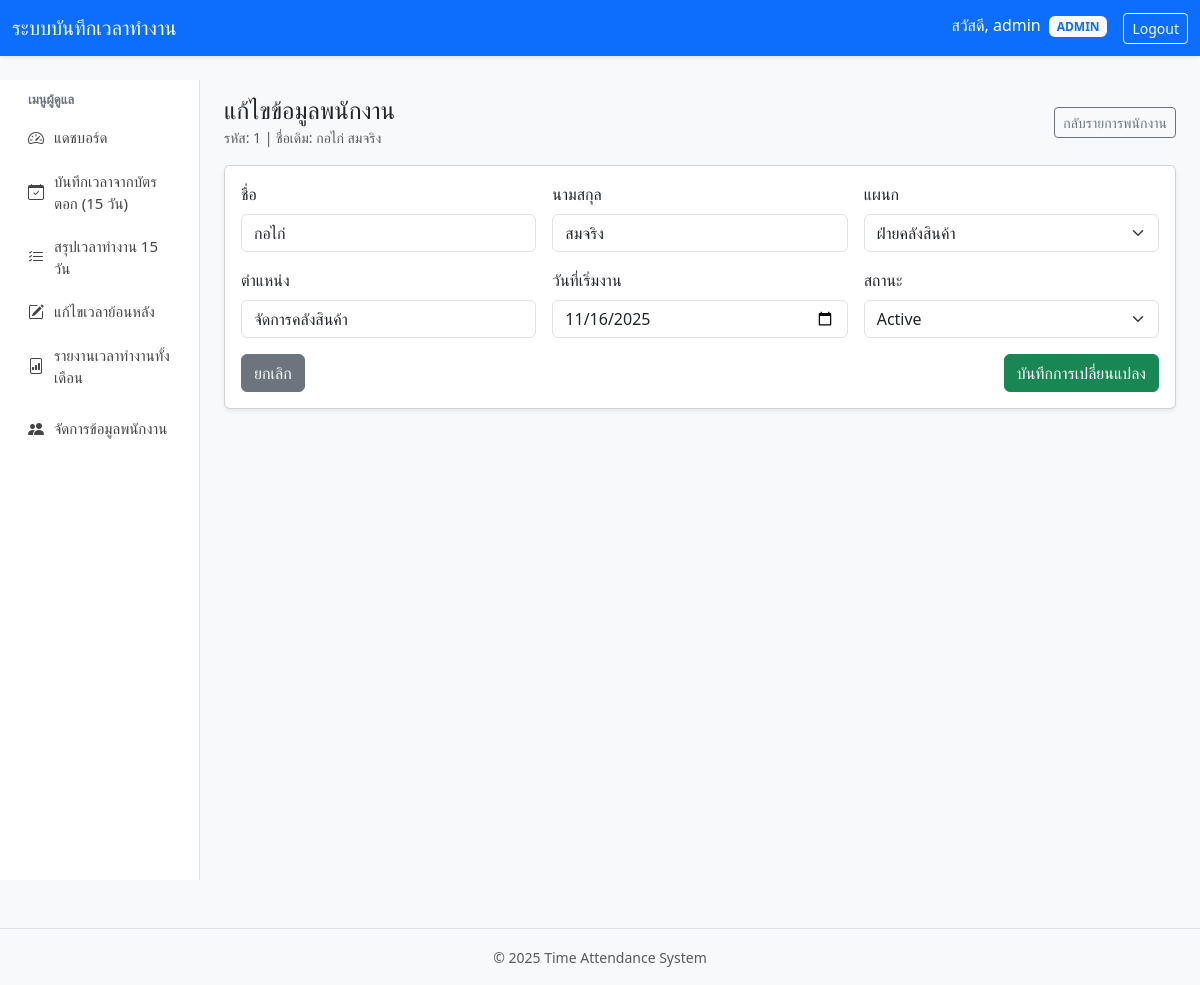
The app's page /employee/employee_edit.php?id=1 (signed in) with its own data.
### tables this page shows
CREATE TABLE `employee` (
  `id_employee` int(11) NOT NULL,
  `firstname` varchar(100) NOT NULL,
  `lastname` varchar(100) NOT NULL,
  `department_id` int(11) NOT NULL,
  `position` varchar(100) DEFAULT NULL,
  `start_date` date DEFAULT NULL,
  `status` varchar(20) DEFAULT 'active',
  `gender` enum('male','female','other') DEFAULT NULL,
  `prefix` varchar(50) DEFAULT NULL
);

CREATE TABLE `department` (
  `id_department` int(11) NOT NULL,
  `name_department` varchar(100) NOT NULL,
  `description_department` text DEFAULT NULL
);

### employee/employee_edit.php (the view, shortened to what this page needs)
<?php
require_once '../config/database.php';
$id = (int)($_GET['id'] ?? 0);
$stmtEmp = $pdo->prepare("SELECT * FROM employee WHERE id_employee = :id");
$stmtEmp->execute(['id' => $id]);
$emp = $stmtEmp->fetch(PDO::FETCH_ASSOC);
$deps = $pdo->query("SELECT * FROM department ORDER BY name_department")
            ->fetchAll(PDO::FETCH_ASSOC);
include '../partials/header.php';
?>
<div class="container-fluid">
    <div class="row">
        <?php include '../partials/sidebar.php'; ?>
        <main class="col-md-9 ms-sm-auto col-lg-10 px-4 py-3">
            <div class="d-flex justify-content-between align-items-center mb-3">
                <div>
                    <h1 class="h4 mb-0">แก้ไขข้อมูลพนักงาน</h1>
                    <small class="text-muted">
                        รหัส: <?php echo htmlspecialchars($emp['id_employee']); ?> |
                        ชื่อเดิม: <?php echo htmlspecialchars($emp['firstname'].' '.$emp['lastname']); ?>
                    </small>
                </div>
                <a href="employee_list.php" class="btn btn-outline-secondary btn-sm">
                    กลับรายการพนักงาน
                </a>
            </div>
            <div class="card shadow-sm">
                <div class="card-body">
                    <form method="post" class="row g-3">
                        <div class="col-md-4">
                            <label class="form-label">ชื่อ</label>
                            <input type="text"
                                   name="firstname"
                                   class="form-control"
                                   value="<?php echo htmlspecialchars($emp['firstname']); ?>"
                                   required>
                        </div>
                        <div class="col-md-4">
                            <label class="form-label">นามสกุล</label>
                            <input type="text"
                                   name="lastname"
                                   class="form-control"
                                   value="<?php echo htmlspecialchars($emp['lastname']); ?>"
                                   required>
                        </div>
                        <div class="col-md-4">
                            <label class="form-label">แผนก</label>
                            <select name="department_id" class="form-select">
                                <?php foreach ($deps as $d): ?>
                                    <option value="<?php echo $d['id_department']; ?>"
                                        <?php echo $emp['department_id'] == $d['id_department'] ? 'selected' : ''; ?>>
                                        <?php echo htmlspecialchars($d['name_department']); ?>
                                    </option>
                                <?php endforeach; ?>
                            </select>
                        </div>
                        <div class="col-md-4">
                            <label class="form-label">ตำแหน่ง</label>
                            <input type="text"
                                   name="position"
                                   class="form-control"
                                   value="<?php echo htmlspecialchars($emp['position']); ?>">
                        </div>
                        <div class="col-md-4">
                            <label class="form-label">วันที่เริ่มงาน</label>
                            <input type="date"
                                   name="start_date"
                                   class="form-control"
                                   value="<?php echo htmlspecialchars($emp['start_date']); ?>">
                        </div>
                        <div class="col-md-4">
                            <label class="form-label">สถานะ</label>
                            <select name="status" class="form-select">
                                <option value="active"   <?php echo $emp['status'] == 'active'   ? 'selected' : ''; ?>>Active</option>
                            </select>
                        </div>
                        <div class="col-12 d-flex justify-content-between mt-3">
                            <a href="employee_list.php" class="btn btn-secondary">
                                ยกเลิก
                            </a>
                            <button class="btn btn-success">
                                บันทึกการเปลี่ยนแปลง
                            </button>
                        </div>
                    </form>
                </div>
            </div>
        </main>
    </div>
</div>
<?php include '../partials/footer.php'; ?>

### partials/header.php (style rules this page uses)
body { background: #f5f7fa; }

### records on screen
employee: id_employee "1", firstname+lastname "กอไก่ สมจริง", firstname "กอไก่", lastname "สมจริง", department_id "ฝ่ายคลังสินค้า", position "จัดการคลังสินค้า", start_date "11/16/2025", status "Active"

### other values on screen
$currentUser['username'] "admin"
$currentUser['role'] "ADMIN"
